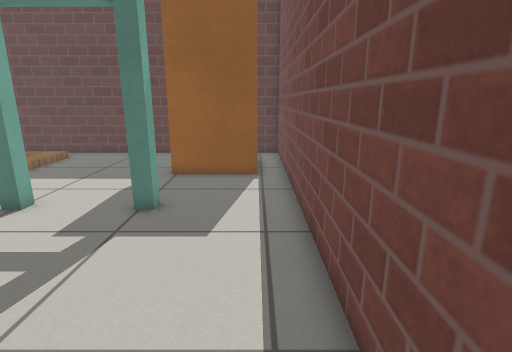
View 1 (above)

20 first-person views from a walk through a robot-simulator world made for Gazebo. The camera is 0.85 m above the floor, tilts 14° down and sees 80° across. The floor is counted in squares, 0.25 m on a side. Each view is taken from the middle of a square. On the plan, view 1 faces up. The plan holds only what a view shows up to about 20 squares ahead; the rest is blank. Gazebo's built-in surfaces are drawn with simple patterns.

View 2
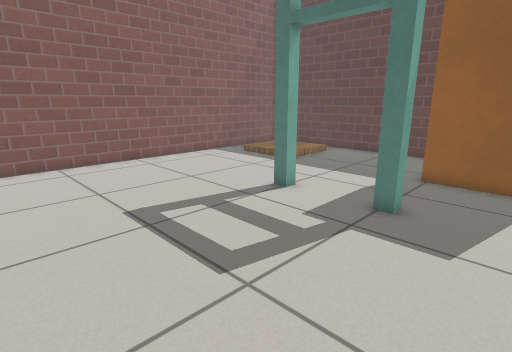

View 3
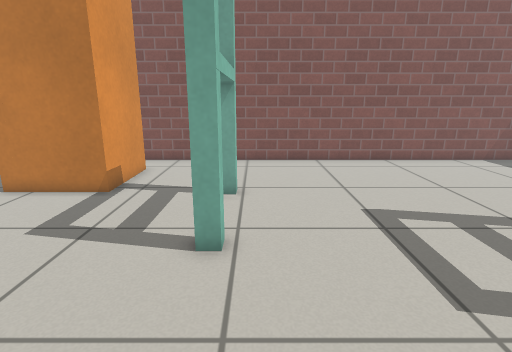

View 4
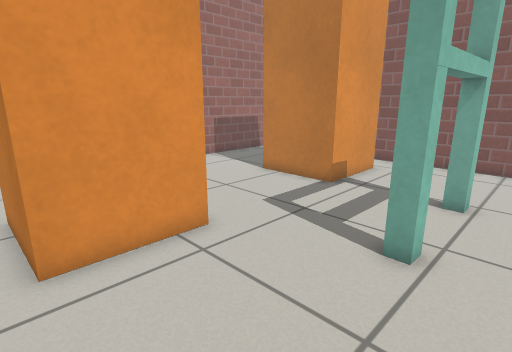

View 5
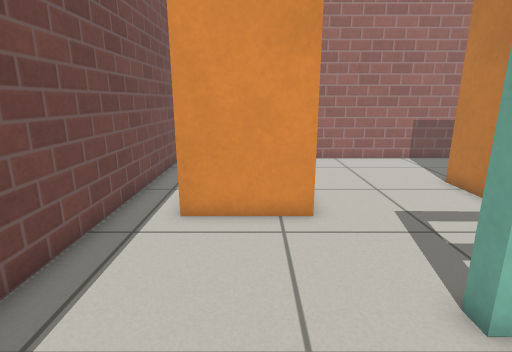

View 6
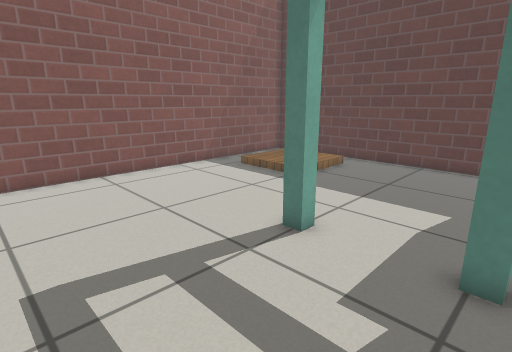

View 7
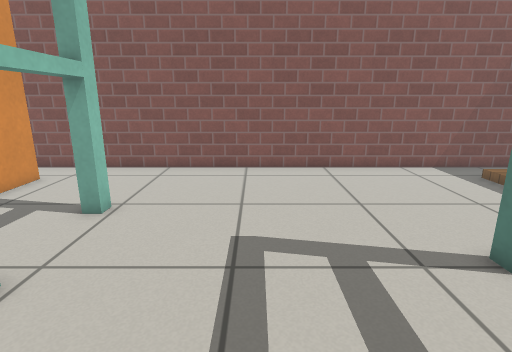

View 8
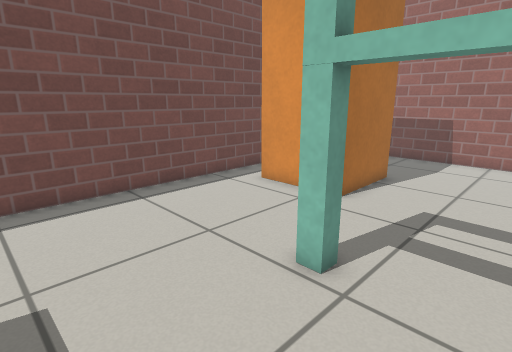

View 9
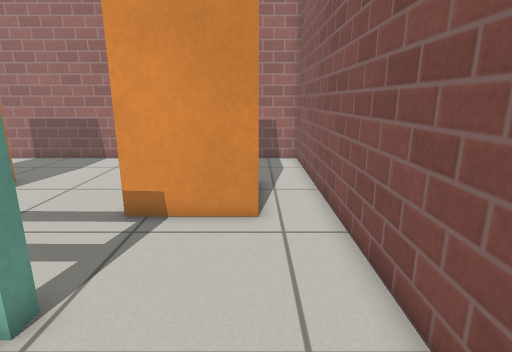

View 10
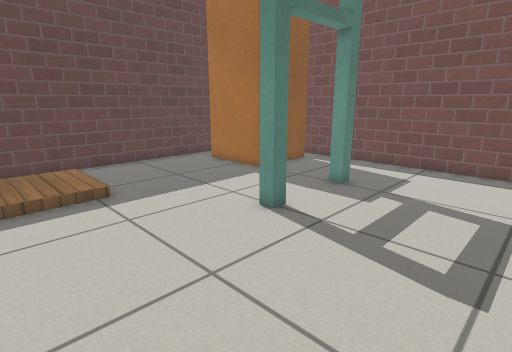

View 11
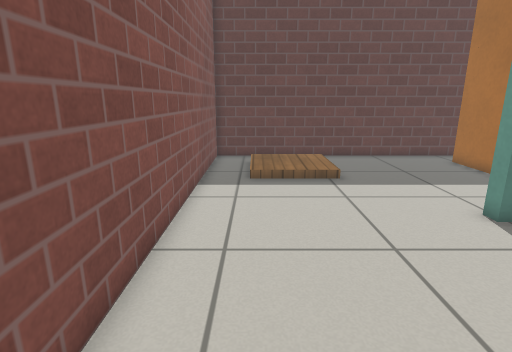

View 12
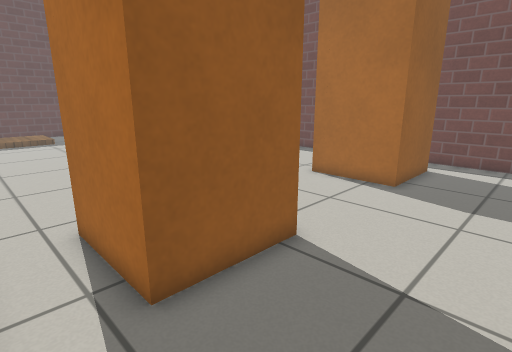

View 13
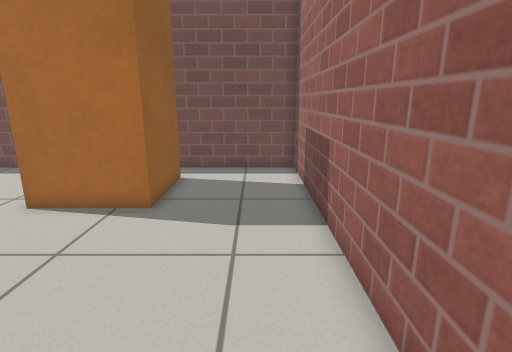

View 14
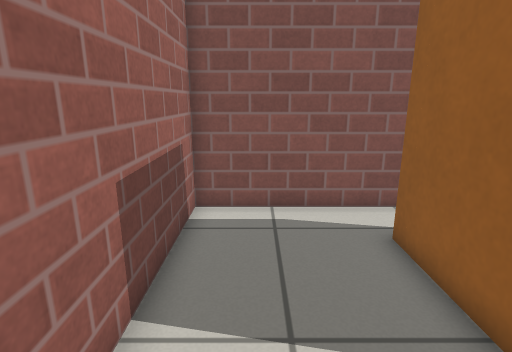

View 15
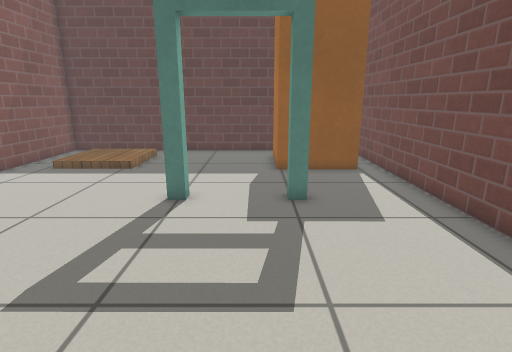

View 16
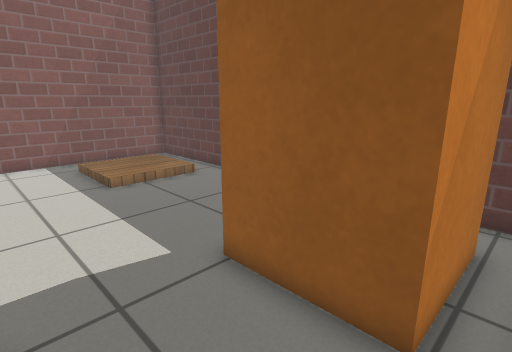

View 17
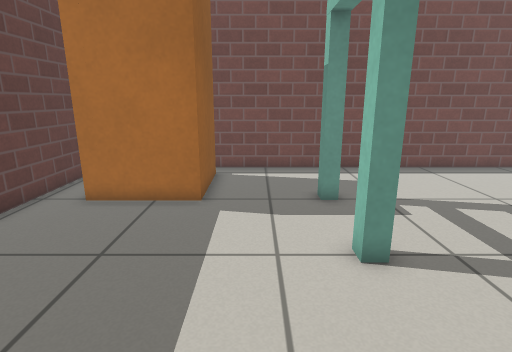

View 18
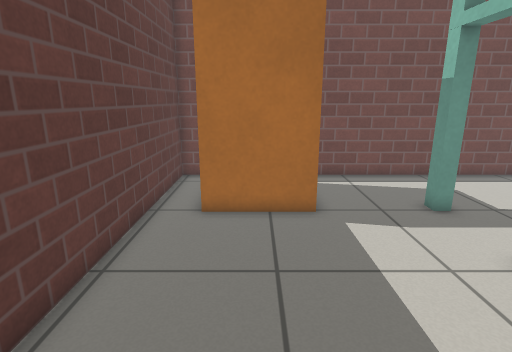

View 19
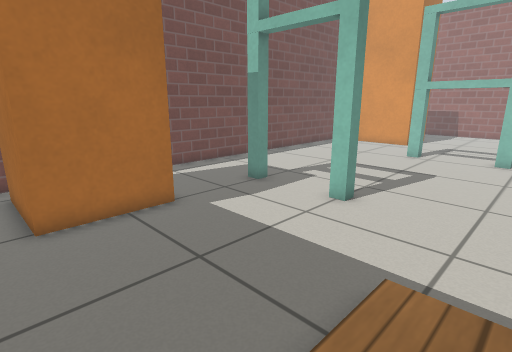

View 20
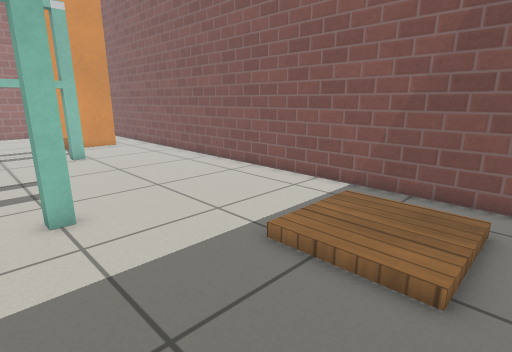

### Floor plan
Points are (right, up) in squares from view 1. A wall is a line through its corners. A room is listed if a view was taken in it or the views show most of it. See-through windows are left out.
Room 1 (views 1, 2, 3, 4, 5, 6, 7, 8, 9, 10, 11, 12, 13, 14, 15, 16, 17, 18, 19, 20)
walls: (-11.1, -5.6) (-11.1, -9.6) (-15.1, -9.6) (-15.1, -5.6) (-11.1, -5.6); (-4.7, -5.6) (-0.7, -5.6) (-0.7, -9.6) (-4.7, -9.6) (-4.7, -5.6); (-3.9, 13.9) (-3.9, 17.9) (0.1, 17.9) (0.1, 13.9) (-3.9, 13.9); (-17.4, 19.8) (-17.4, -15) (1.4, -15) (1.4, 19.8) (-17.4, 19.8)
objects: other object (-11, -1) to (-7, -1); other object (-8, 9) to (-8, 10); other object (-4, 9) to (-3, 10)

Where each view was taken, in squares from view 1:
view 1: 0 up, 0 right, facing up
view 2: 0 up, 0 right, facing up-left
view 3: 0 up, 0 right, facing left
view 4: 1 up, 0 right, facing down-left
view 5: 3 up, 3 left, facing down
view 6: 3 up, 3 left, facing up-left
view 7: 4 up, 2 left, facing left
view 8: 4 up, 10 left, facing down-right
view 9: 3 up, 15 left, facing down
view 10: 3 up, 15 left, facing up-right
view 11: 1 up, 15 left, facing up
view 12: 14 down, 17 left, facing up-right
view 13: 13 down, 14 left, facing right
view 14: 13 down, 8 left, facing left
view 15: 1 down, 5 left, facing up
view 16: 10 up, 1 right, facing up-left
view 17: 12 up, 14 left, facing right
view 18: 16 up, 14 left, facing right
view 19: 19 up, 13 left, facing down-right
view 20: 19 up, 6 left, facing down-left
